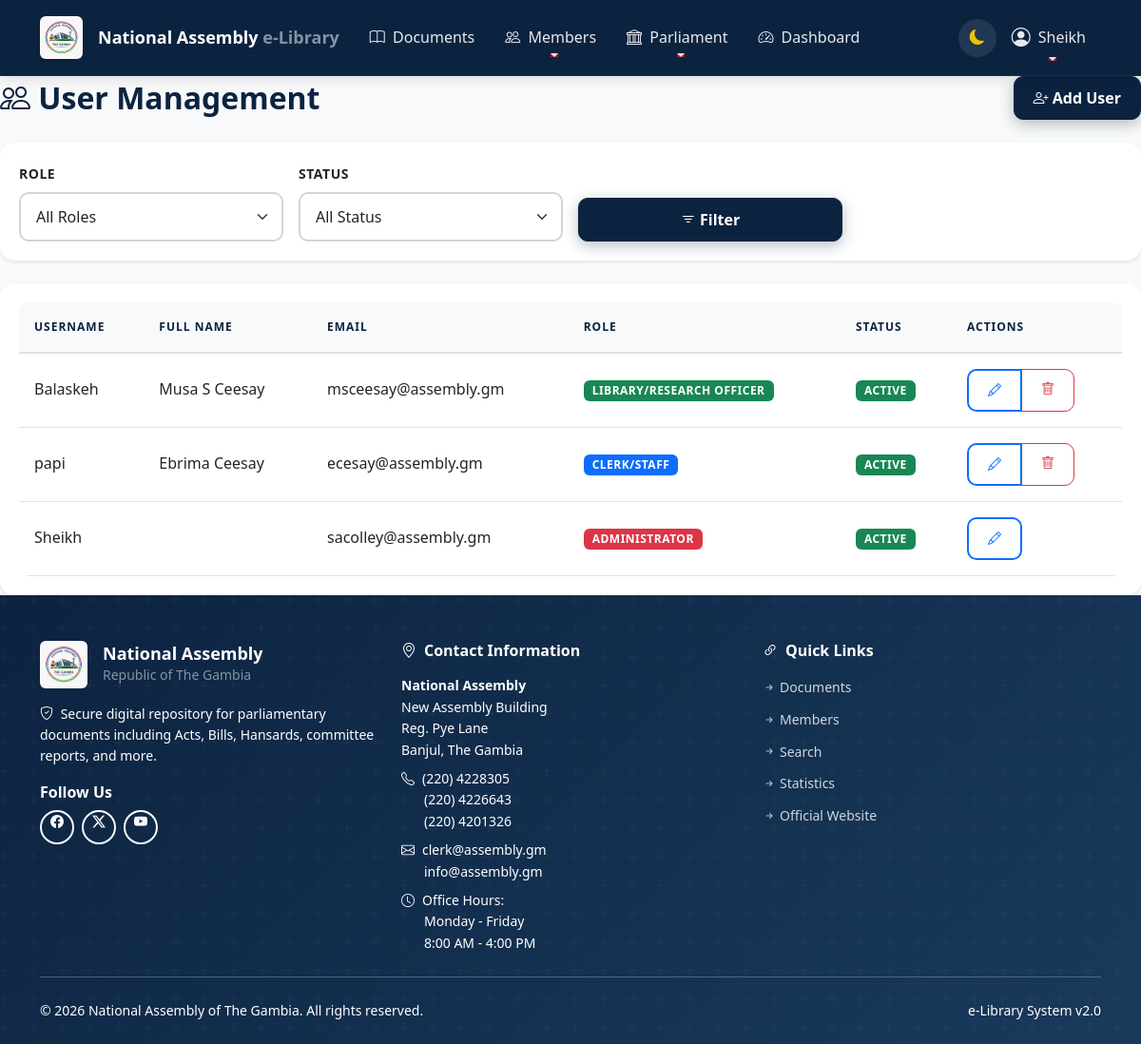
Before: /accounts/users/ (signed in) with the older database file.
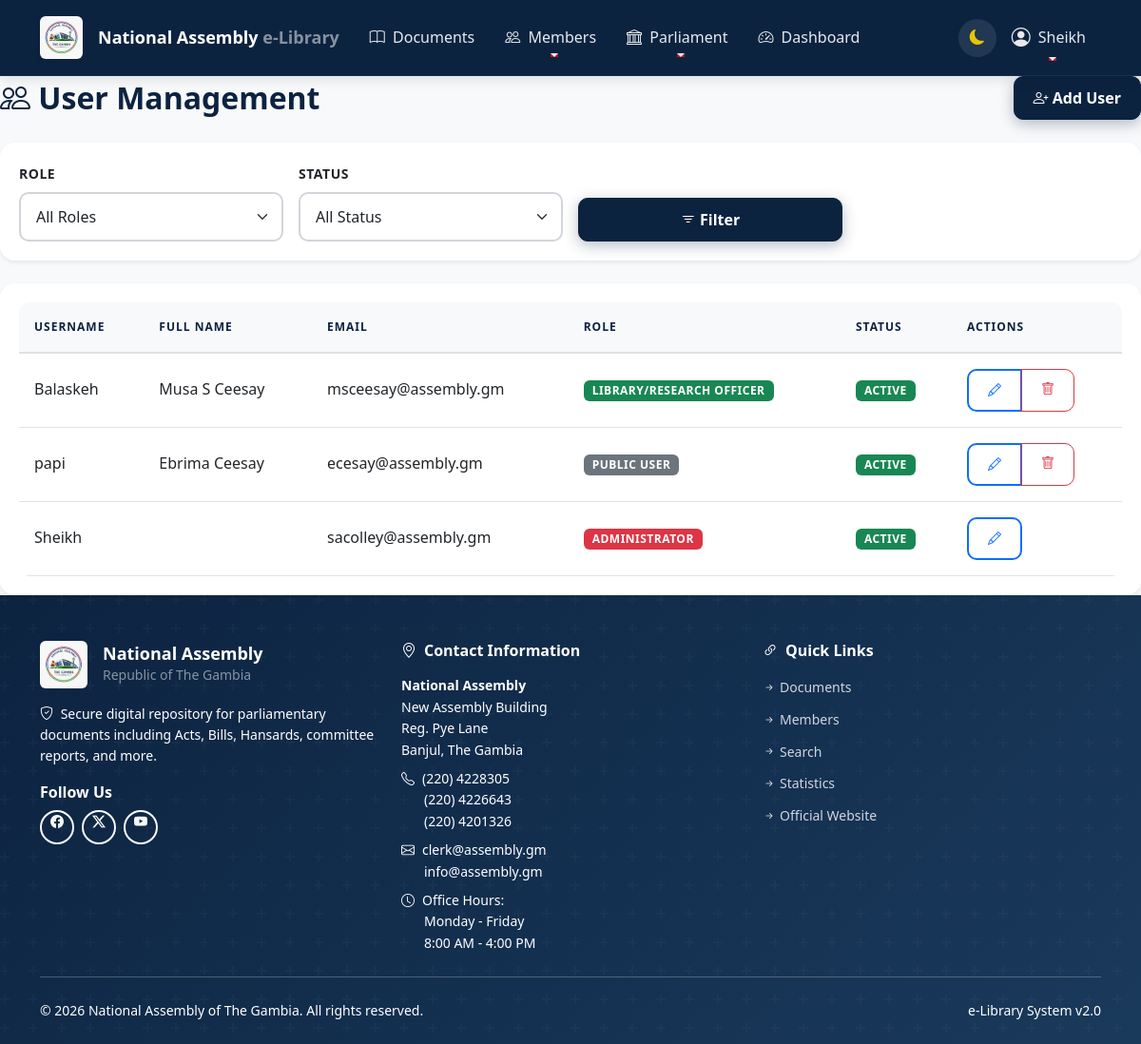
After: the same page with the newer database file.
### accounts/models.py (models this page shows, shortened)
class User(AbstractUser):
    class Role(models.TextChoices):
        ADMIN = 'admin', 'Administrator'
        CLERK = 'clerk', 'Clerk/Staff'
        LIBRARIAN = 'librarian', 'Library/Research Officer'
        MP = 'mp', 'Member of Parliament'
        PUBLIC = 'public', 'Public User'
    role = models.CharField(
        max_length=20,
        choices=Role.choices,
        default=Role.PUBLIC,
        verbose_name='User Role'
    )
    employee_id = models.CharField(
        max_length=50,
        blank=True,
        null=True,
        verbose_name='Employee ID'
    )
    department = models.CharField(
        max_length=100,
        blank=True,
        null=True,
        verbose_name='Department'
    )
    phone_number = models.CharField(
        max_length=20,
        blank=True,
        null=True,
        verbose_name='Phone Number'
    )
    library_card_number = models.CharField(
        max_length=50,
        blank=True,
        null=True,
        verbose_name='Library Card Number'
    )
    date_of_birth = models.DateField(
        blank=True,
        null=True,
        verbose_name='Date of Birth'
    )
    can_upload = models.BooleanField(
        default=False,
        verbose_name='Can Upload Documents'
    )
    can_delete = models.BooleanField(
        default=False,
        verbose_name='Can Delete Documents'
    )
    can_manage_users = models.BooleanField(
        default=False,
        verbose_name='Can Manage Users'
    )
    can_view_all_documents = models.BooleanField(
        default=False,
        verbose_name='Can View All Documents'
    )
    last_login_ip = models.GenericIPAddressField(
        blank=True,
        null=True,
        verbose_name='Last Login IP'
    )
    password_changed_at = models.DateTimeField(
        default=timezone.now,
        verbose_name='Password Last Changed'
    )
    account_expires_at = models.DateTimeField(
        blank=True,
        null=True,
        verbose_name='Account Expiration Date'
    )
    is_active = models.BooleanField(default=True)
    is_staff = models.BooleanField(default=False)
    date_joined = models.DateTimeField(default=timezone.now)
    USERNAME_FIELD = 'username'
    REQUIRED_FIELDS = ['email', 'role']
    class Meta:
        verbose_name = 'User'
        verbose_name_plural = 'Users'
        ordering = ['-date_joined']
        permissions = [
            ('view_audit_log', 'Can view audit logs'),
            ('export_documents', 'Can export documents'),
            ('bulk_upload', 'Can bulk upload documents'),
        ]

### accounts/views.py (the view)
# urls.py: path('users/', views.user_list_view, name='user_list'),
@login_required
@permission_required('accounts.view_user', raise_exception=True)
def user_list_view(request):
    users = User.objects.all().order_by('-date_joined')
    role_filter = request.GET.get('role')
    if role_filter:
        users = users.filter(role=role_filter)
    status_filter = request.GET.get('status')
    if status_filter:
        if status_filter == 'active':
            users = users.filter(is_active=True)
        elif status_filter == 'inactive':
            users = users.filter(is_active=False)
    return render(request, 'accounts/user_list.html', {
        'users': users,
        'title': 'User Management'
    })

### documents/context_processors.py (called while the page is built)
def document_stats(request):
    stats = {
        'total_documents': Document.objects.filter(is_published=True).count(),
        'categories_count': DocumentCategory.objects.filter(is_active=True).count(),
    }
    from django.utils import timezone
    from datetime import timedelta
    recent_date = timezone.now() - timedelta(days=7)
    stats['recent_documents'] = Document.objects.filter(
        is_published=True,
        created_at__gte=recent_date
    ).count()
    stats['document_types'] = {}
    for doc_type in Document.DocumentType.choices:
        count = Document.objects.filter(
            document_type=doc_type[0],
            is_published=True
        ).count()
        if count > 0:
            stats['document_types'][doc_type[1]] = count
    return {
        'document_stats': stats
    }

### templates/accounts/user_list.html (shortened to what the changed rows need)
{% extends 'base.html' %}
{% block content %}
<div class="row">
    <div class="col-md-12">
        <div class="d-flex justify-content-between align-items-center mb-4">
            <h2 class="mb-0">
                <i class="bi bi-people"></i>
                User Management
            </h2>
        </div>
        <div class="card">
            <div class="card-body">
                <table class="table table-hover">
                    <thead>
                        <tr>
                            <th>Username</th>
                            <th>Full Name</th>
                            <th>Email</th>
                            <th>Role</th>
                            <th>Status</th>
                            <th>Actions</th>
                        </tr>
                    </thead>
                    <tbody>
                        {% for user in users %}
                        <tr>
                            <td>{{ user.username }}</td>
                            <td>{{ user.get_full_name }}</td>
                            <td>{{ user.email }}</td>
                            <td>
                                <span class="badge bg-{% if user.role == 'admin' %}danger{% elif user.role == 'clerk' %}primary{% elif user.role == 'librarian' %}success{% elif user.role == 'mp' %}info{% else %}secondary{% endif %}">
                                    {{ user.get_role_display }}
                                </span>
                            </td>
                            <td>
                                {% if user.is_active %}
                                <span class="badge bg-success">Active</span>
                                {% else %}
                                <span class="badge bg-danger">Inactive</span>
                                {% endif %}
                            </td>
                            <td>
                                <div class="btn-group btn-group-sm">
                                    {% if perms.accounts.change_user %}
                                    <a href="{% url 'accounts:user_update' user.id %}" class="btn btn-outline-primary">
                                        <i class="bi bi-pencil"></i>
                                    </a>
                                    {% endif %}
                                    {% if perms.accounts.delete_user and user != request.user %}
                                    <a href="{% url 'accounts:user_delete' user.id %}" class="btn btn-outline-danger">
                                        <i class="bi bi-trash"></i>
                                    </a>
                                    {% endif %}
                                </div>
                            </td>
                        </tr>
                        {% endfor %}
                    </tbody>
                </table>
            </div>
        </div>
    </div>
</div>
{% endblock %}

Changed rows visible on the page:
changed User "papi": role "CLERK/STAFF" → "PUBLIC USER"
